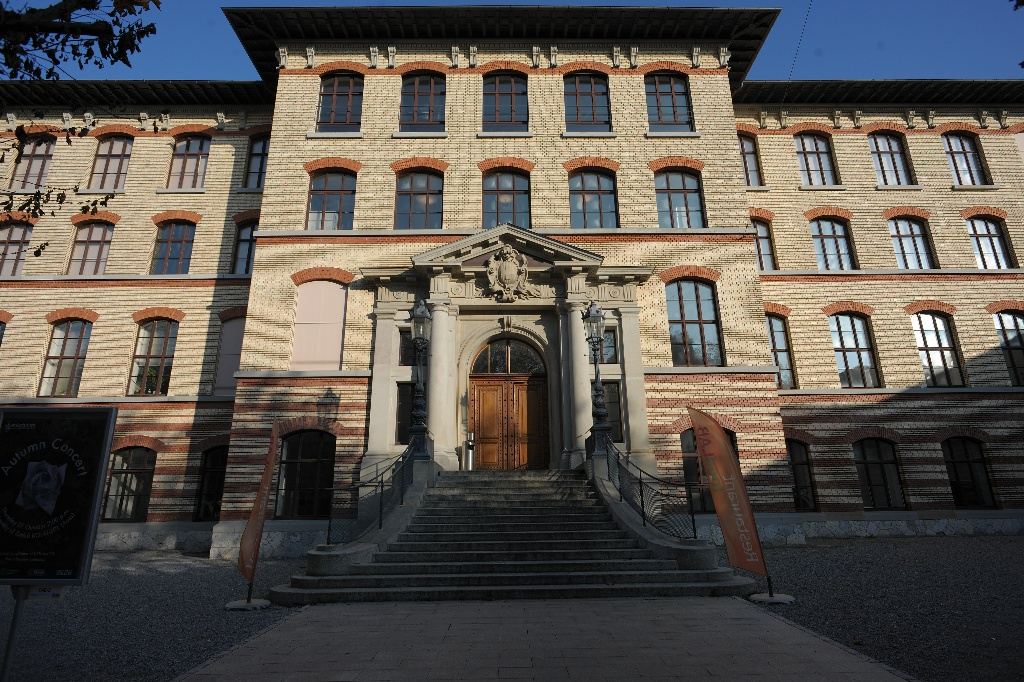
#> input picture LightGlue/assets/DSC_0410.JPG, 1024 x 682 px
$ python -i _get_transparent_pair.py   (imports and definitions only)
#> lines starting #> are read from the running program, lines starting #| are printed output that depends on the picture; after the words box and inside, x2 and y2 are one past the last pixel; in counts of white or black regions, pixels touching at a corner belong together
#> further down, picture is the input picture: shape (682, 1024, 3); mean B, G, R 79.6, 85.5, 90.7
import os
import numpy as np
import h5py
import pandas as pd
import cv2
from tqdm import tqdm
from munkres import Munkres

def create_bg_mask(img):
    orig_shape = img.shape
#> orig_shape = (682, 1024, 3)
    resized_img = cv2.resize(img, None, fx=0.1, fy=0.1)
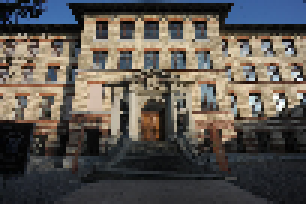
#> resized_img: shape (68, 102, 3) (shown 3 times larger); mean B, G, R 79.6, 85.4, 90.6
    edges = cv2.Canny(resized_img, 35, 100)
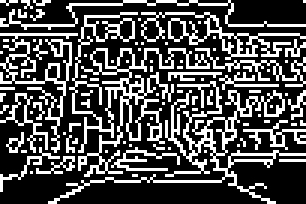
#> edges: shape (68, 102) (shown 3 times larger); 30.1% white in thin lines or dots
    kernel_size = 25
    kernel = cv2.getStructuringElement(cv2.MORPH_RECT, (kernel_size, kernel_size))

    # 開閉操作を行う
    edges = cv2.morphologyEx(edges, cv2.MORPH_CLOSE, kernel)
#> edges: shape (68, 102); every value is 255

    contours, _ = cv2.findContours(edges, cv2.RETR_EXTERNAL, cv2.CHAIN_APPROX_SIMPLE)
#> contours = [[[0, 0], [0, 67], [101, 67], [101, 0]]]
    largest_contour = max(contours, key=cv2.contourArea)
#> largest_contour = [[0, 0], [0, 67], [101, 67], [101, 0]]
    bg_mask = cv2.drawContours(edges, [largest_contour], 0, 255, -1)
    bg_mask = cv2.resize(bg_mask, (orig_shape[1], orig_shape[0]))
#> bg_mask: shape (682, 1024); every value is 255
    bg_mask = cv2.erode(bg_mask, kernel, iterations=5)
    return bg_mask

# [225 lines left out: functions create_high_reflection_mask, task_get_transparent_pair, not called in this run]

>>> import cv2
>>> picture = cv2.imread('../../LightGlue/assets/DSC_0410.JPG')
>>> result = create_bg_mask(picture)

$ run again, on LightGlue/assets/DSC_0411.JPG
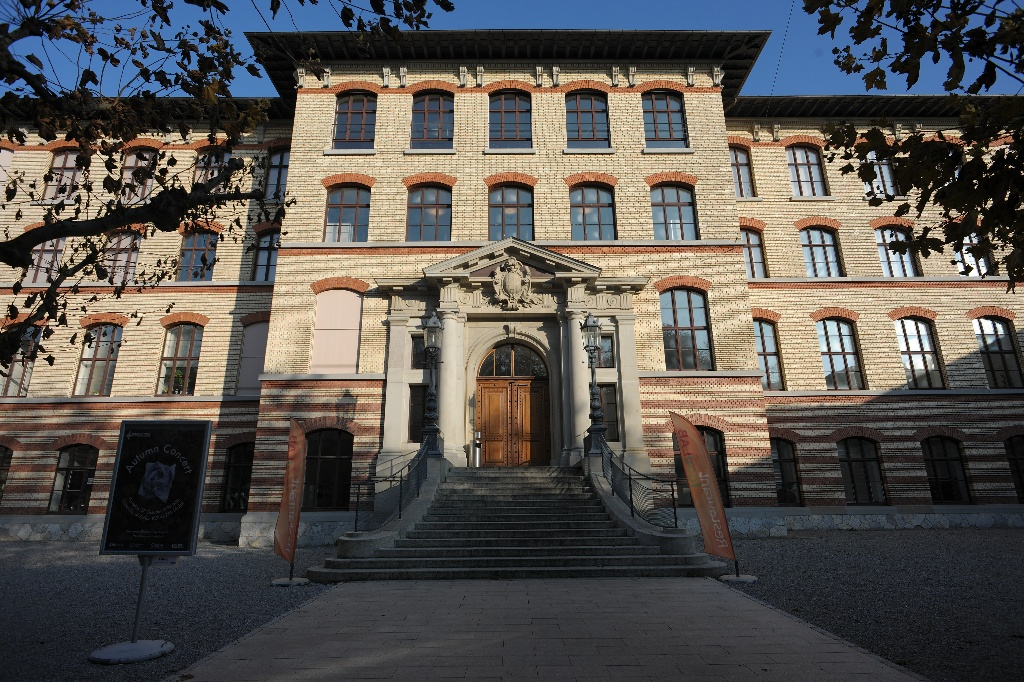
#> input picture LightGlue/assets/DSC_0411.JPG, 1024 x 682 px
#> picture is the input picture: shape (682, 1024, 3); mean B, G, R 81.7, 85.7, 89.6
#> in create_bg_mask, `resized_img = cv2.resize(img, None, fx=0.1, fy=0.1)`:
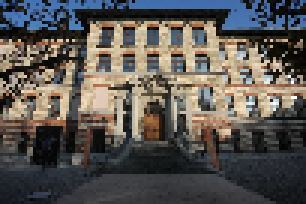
#> resized_img: shape (68, 102, 3) (shown 3 times larger); mean B, G, R 82.2, 86.3, 90
#> in create_bg_mask, `edges = cv2.Canny(resized_img, 35, 100)`:
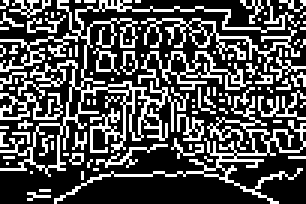
#> edges: shape (68, 102) (shown 3 times larger); 30.7% white in thin lines or dots
#> contours = [[[0, 0], [0, 67], [101, 67], [101, 0]]]
#> largest_contour = [[0, 0], [0, 67], [101, 67], [101, 0]]
#> bg_mask: shape (682, 1024); every value is 255
